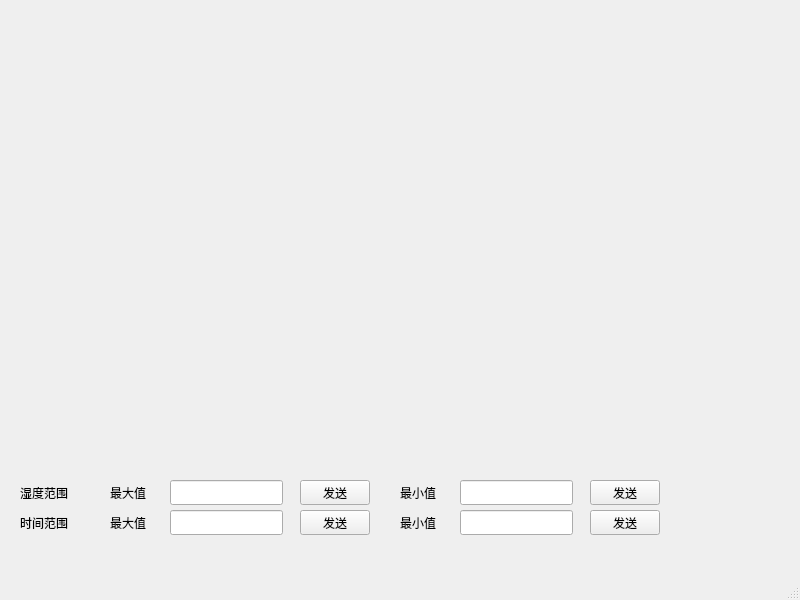
<?xml version="1.0" encoding="UTF-8"?>
<ui version="4.0">
 <class>Humidity</class>
 <widget class="QMainWindow" name="Humidity">
  <property name="geometry">
   <rect>
    <x>0</x>
    <y>0</y>
    <width>800</width>
    <height>600</height>
   </rect>
  </property>
  <property name="windowTitle">
   <string>MainWindow</string>
  </property>
  <widget class="QWidget" name="centralwidget">
   <widget class="QLabel" name="label_3">
    <property name="geometry">
     <rect>
      <x>110</x>
      <y>480</y>
      <width>50</width>
      <height>25</height>
     </rect>
    </property>
    <property name="text">
     <string>最大值</string>
    </property>
   </widget>
   <widget class="QPushButton" name="pushSendMinX">
    <property name="geometry">
     <rect>
      <x>590</x>
      <y>510</y>
      <width>70</width>
      <height>25</height>
     </rect>
    </property>
    <property name="text">
     <string>发送</string>
    </property>
   </widget>
   <widget class="QLabel" name="label_7">
    <property name="geometry">
     <rect>
      <x>400</x>
      <y>510</y>
      <width>50</width>
      <height>25</height>
     </rect>
    </property>
    <property name="text">
     <string>最小值</string>
    </property>
   </widget>
   <widget class="QLineEdit" name="lineminY">
    <property name="geometry">
     <rect>
      <x>460</x>
      <y>480</y>
      <width>113</width>
      <height>25</height>
     </rect>
    </property>
   </widget>
   <widget class="QLineEdit" name="linemaxY">
    <property name="geometry">
     <rect>
      <x>170</x>
      <y>480</y>
      <width>113</width>
      <height>25</height>
     </rect>
    </property>
   </widget>
   <widget class="QLineEdit" name="lineminX">
    <property name="geometry">
     <rect>
      <x>460</x>
      <y>510</y>
      <width>113</width>
      <height>25</height>
     </rect>
    </property>
   </widget>
   <widget class="QPushButton" name="pushSendMaxX">
    <property name="geometry">
     <rect>
      <x>300</x>
      <y>510</y>
      <width>70</width>
      <height>25</height>
     </rect>
    </property>
    <property name="text">
     <string>发送</string>
    </property>
   </widget>
   <widget class="QPushButton" name="pushSendMaxY">
    <property name="geometry">
     <rect>
      <x>300</x>
      <y>480</y>
      <width>70</width>
      <height>25</height>
     </rect>
    </property>
    <property name="text">
     <string>发送</string>
    </property>
   </widget>
   <widget class="QLabel" name="label_4">
    <property name="geometry">
     <rect>
      <x>400</x>
      <y>480</y>
      <width>50</width>
      <height>25</height>
     </rect>
    </property>
    <property name="text">
     <string>最小值</string>
    </property>
   </widget>
   <widget class="QLabel" name="label_5">
    <property name="geometry">
     <rect>
      <x>20</x>
      <y>480</y>
      <width>71</width>
      <height>25</height>
     </rect>
    </property>
    <property name="text">
     <string>湿度范围</string>
    </property>
   </widget>
   <widget class="QLineEdit" name="linemaxX">
    <property name="geometry">
     <rect>
      <x>170</x>
      <y>510</y>
      <width>113</width>
      <height>25</height>
     </rect>
    </property>
   </widget>
   <widget class="QLabel" name="label_8">
    <property name="geometry">
     <rect>
      <x>20</x>
      <y>510</y>
      <width>71</width>
      <height>25</height>
     </rect>
    </property>
    <property name="text">
     <string>时间范围</string>
    </property>
   </widget>
   <widget class="QWidget" name="verticalLayoutWidget">
    <property name="geometry">
     <rect>
      <x>10</x>
      <y>40</y>
      <width>761</width>
      <height>421</height>
     </rect>
    </property>
    <layout class="QVBoxLayout" name="verticalLayout_2"/>
   </widget>
   <widget class="QPushButton" name="pushSendMinY">
    <property name="geometry">
     <rect>
      <x>590</x>
      <y>480</y>
      <width>70</width>
      <height>25</height>
     </rect>
    </property>
    <property name="text">
     <string>发送</string>
    </property>
   </widget>
   <widget class="QLabel" name="label_6">
    <property name="geometry">
     <rect>
      <x>110</x>
      <y>510</y>
      <width>50</width>
      <height>25</height>
     </rect>
    </property>
    <property name="text">
     <string>最大值</string>
    </property>
   </widget>
  </widget>
  <widget class="QMenuBar" name="menubar">
   <property name="geometry">
    <rect>
     <x>0</x>
     <y>0</y>
     <width>800</width>
     <height>26</height>
    </rect>
   </property>
  </widget>
  <widget class="QStatusBar" name="statusbar"/>
 </widget>
 <resources/>
 <connections/>
</ui>
